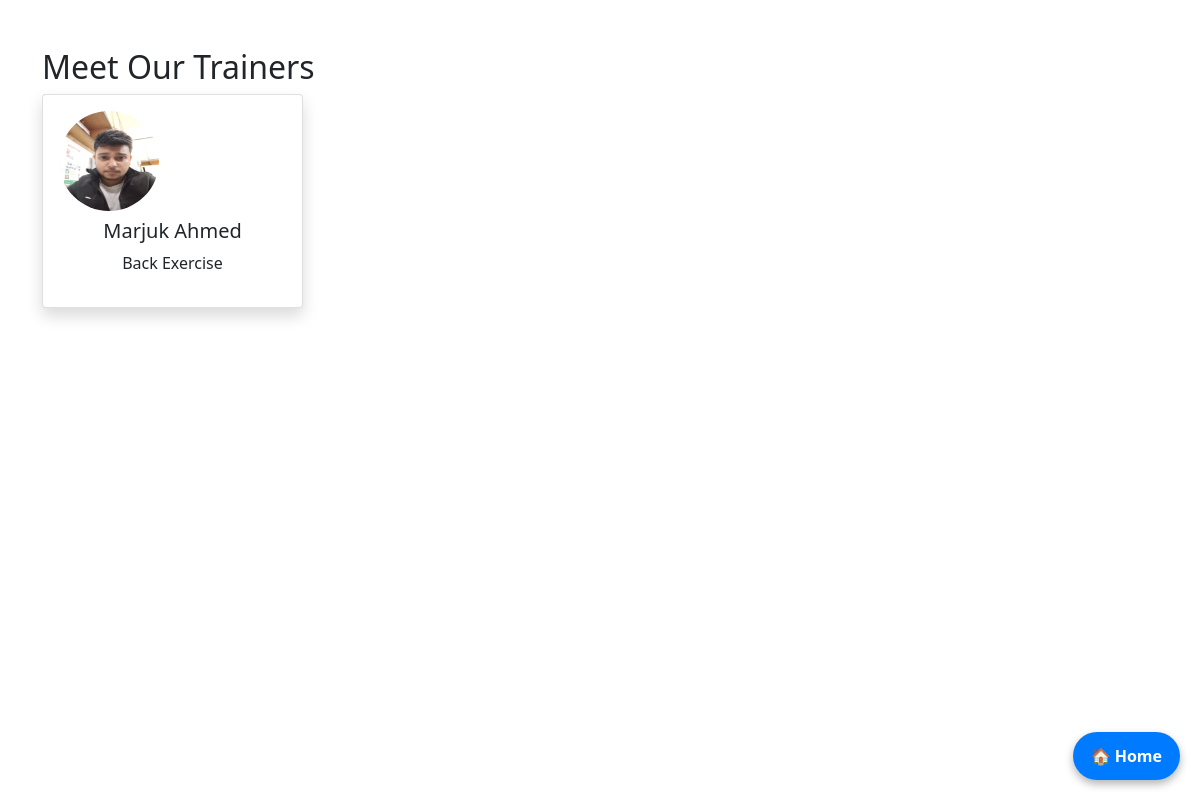
Page /team/ on the committed database.
### frontend/models.py (models this page shows, shortened)
class Trainer(models.Model):
    name = models.CharField(max_length=100)
    specialty = models.CharField(max_length=100)
    bio = models.TextField(blank=True)
    photo = models.ImageField(upload_to='trainers/', blank=True, null=True)
    facebook = models.URLField(blank=True, null=True)
    twitter = models.URLField(blank=True, null=True)
    linkedin = models.URLField(blank=True, null=True)

### frontend/views.py (the view)
# urls.py: path("team/", views.team, name="team"),
def team(request):
    trainers = Trainer.objects.all()
    return render(request, "team.html", {"trainers": trainers})

### templates/team.html (shortened to what this page needs)
{% load static %}
<!DOCTYPE html>
<html>
<head>
  <link rel="stylesheet" href="{% static 'css/bootstrap.min.css' %}">
</head>
<body>
  <div class="container mt-5">
    <h2>Meet Our Trainers</h2>
    <div class="row">
      {% for trainer in trainers %}
        <div class="col-md-3 mb-3">
          <div class="card p-3 shadow text-center">
            {% if trainer.photo %}
              <img src="{{ trainer.photo.url }}" class="rounded-circle mb-2" width="100" height="100" alt="{{ trainer.name }}">
            {% endif %}
            <h5>{{ trainer.name }}</h5>
            <p>{{ trainer.specialty }}</p>
          </div>
        </div>
      {% endfor %}
    </div>
  </div>
  <a href="{% url 'home' %}"
   style="
     position: fixed;
     bottom: 20px;
     right: 20px;
     background:#007bff;
     padding:12px 18px;
     border-radius: 50px;
     color:white;
     font-weight:bold;
     text-decoration:none;
     font-size:16px;
     z-index: 9999;
     box-shadow:0 4px 8px rgba(0,0,0,0.3);
   ">
   🏠 Home
</a>
</body>
</html>

### rows in the picture
Trainer: photo (picture), name "Marjuk Ahmed", specialty "Back Exercise"
